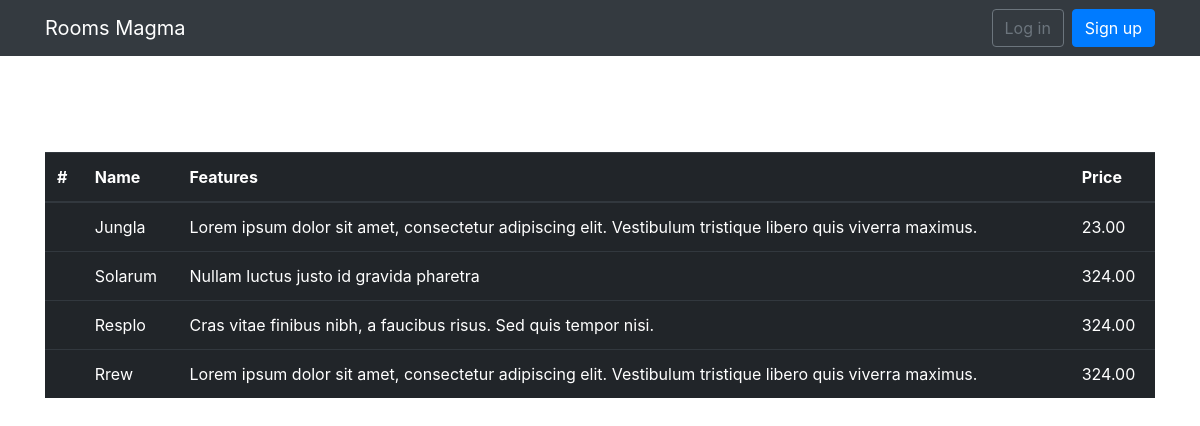
/rooms/, run on the app's committed database.
### room/models.py (models this page shows, shortened)
class Room(models.Model):
    name = models.CharField(max_length=30)
    features = models.CharField(max_length=255)
    type = models.CharField(max_length=255)
    size = models.DecimalField(default=0.0, max_digits=10, decimal_places=2)
    price = models.DecimalField(default=0.0, max_digits=10, decimal_places=2)

### room/views.py (the view)
def index(request):
    rooms = Room.objects.all()
    return render(request, 'layout.html', {'rooms': rooms})

### templates/layout.html (shortened to what this page needs)
{% load static %}
<!DOCTYPE html>
<html lang="es">
<head>
    <link rel="stylesheet" href="{% static 'css/bootstrap.min.css' %}">
</head>
<body>
{% block nav %}
    <nav class="navbar navbar-expand-lg navbar-dark bg-dark">
    <div class="container">
        <a href="{% url 'home' %}" class="navbar-brand">Rooms Magma</a>
        <div class="collapse navbar-collapse" id="mainMenu">
            {% if user.is_authenticated %}
            <ul class="navbar-nav ml-auto">
                <li class="nav-item dropdown">
                    <a href="#" class="nav-link dropdown-toggle" id="userMenu" data-toggle="dropdown" aria-haspopup="true" aria-expanded="false" >
                        {{ user.username }}
                    </a>
                    <div class="dropdown-menu dropdown-menu-right" aria-labelledby="userMenu">
                        <a href="#" class="dropdown-item">My account</a>
                        <a href="#" class="dropdown-item">Change password</a>
                        <div class="dropdown-divider"></div>
                        <a href="" class="dropdown-item">Logout</a>
                    </div>
                </li>
            </ul>
            {% else %}
                <form class="form-inline ml-auto">
                    <a href="" class="btn btn-outline-secondary">Log in</a>
                    <a href="" class="btn btn-primary ml-2">Sign up</a>
                </form>
            {% endif %}
        </div>
    </div>
</nav>
{% endblock %}
{% block content %}
    <div class="container pt-5 mt-5">
        <table class="table table-hover table-dark">
  <thead>
    <tr>
      <th scope="col">#</th>
      <th scope="col">Name</th>
      <th scope="col">Features</th>
      <th scope="col">Price</th>
    </tr>
  </thead>
  <tbody>
  {% for room in rooms %}
    <tr>
        <td><img src="#" alt=""></td>
      <td>{{ room.name }}</td>
      <td>{{ room.features }}</td>
      <td>{{ room.price }}</td>
    </tr>
  {% endfor %}
  </tbody>
</table>
    </div>
{% endblock %}
</body>
</html>

### data on the page
Room: name "Jungla", features "Lorem ipsum dolor sit amet, consectetur adipiscing elit. Vestibulum tristique libero quis viverra maximus.", price "23.00"
Room: name "Solarum", features "Nullam luctus justo id gravida pharetra", price "324.00"
Room: name "Resplo", features "Cras vitae finibus nibh, a faucibus risus. Sed quis tempor nisi.", price "324.00"
Room: name "Rrew", features "Lorem ipsum dolor sit amet, consectetur adipiscing elit. Vestibulum tristique libero quis viverra maximus.", price "324.00"
